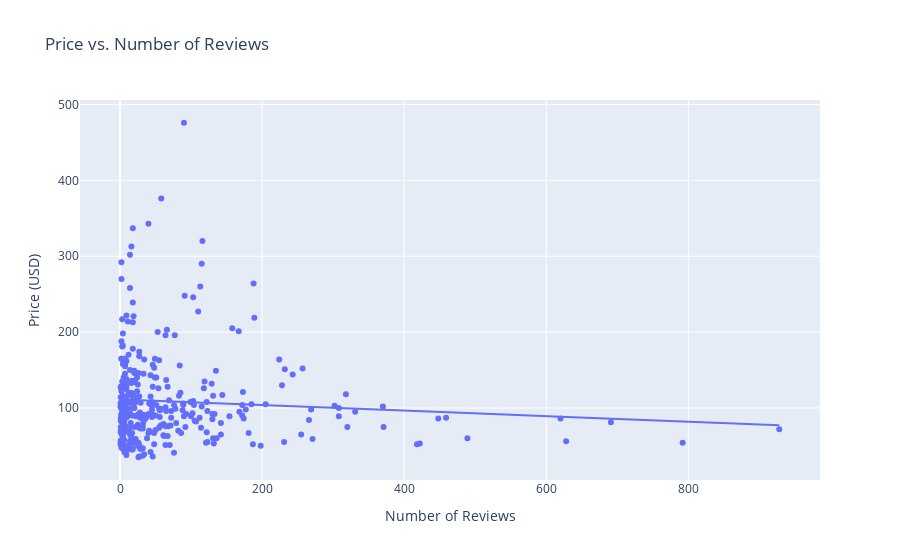

Notebook source saved alongside this figure:
### Code cell
reviews_df = df[(df['number_of_reviews'] > 0) & (df['price'] < 500)]

fig = px.scatter(reviews_df,
                 x="number_of_reviews",
                 y="price",
                 title="Price vs. Number of Reviews",
                 labels={'number_of_reviews': 'Number of Reviews', 'price': 'Price (USD)'},
                 trendline="ols")
fig.show()
fig.write_image("price_vs_reviews_trendline_scatter.png")

### Figure 1 — Plotly figure (JSON) as saved in the notebook; plotly's stock layout.template omitted (floating-point values rounded to 4 significant figures; data arrays with more than 128 entries replaced by an {"elided": "..."} marker saying what was removed)
{"data": [{"hovertemplate": "Number of Reviews=%{x}<br>Price (USD)=%{y}<extra></extra>", "legendgroup": "", "marker": {"color": "#636efa", "symbol": "circle"}, "mode": "markers", "name": "", "orientation": "v", "showlegend": false, "type": "scatter", "x": {"elided": "351 int values"}, "xaxis": "x", "y": {"elided": "351 float values"}, "yaxis": "y"}, {"hovertemplate": "<b>OLS trendline</b><br>price = -0.0366766 * number_of_reviews + 111.127<br>R<sup>2</sup>=0.005242<br><br>Number of Reviews=%{x}<br>Price (USD)=%{y} <b>(trend)</b><extra></extra>", "legendgroup": "", "marker": {"color": "#636efa", "symbol": "circle"}, "mode": "lines", "name": "", "showlegend": false, "type": "scatter", "x": {"elided": "351 int values"}, "xaxis": "x", "y": {"elided": "351 float values"}, "yaxis": "y"}], "layout": {"legend": {"tracegroupgap": 0}, "title": {"text": "Price vs. Number of Reviews"}, "xaxis": {"anchor": "y", "domain": [0, 1], "title": {"text": "Number of Reviews"}}, "yaxis": {"anchor": "x", "domain": [0, 1], "title": {"text": "Price (USD)"}}}}
